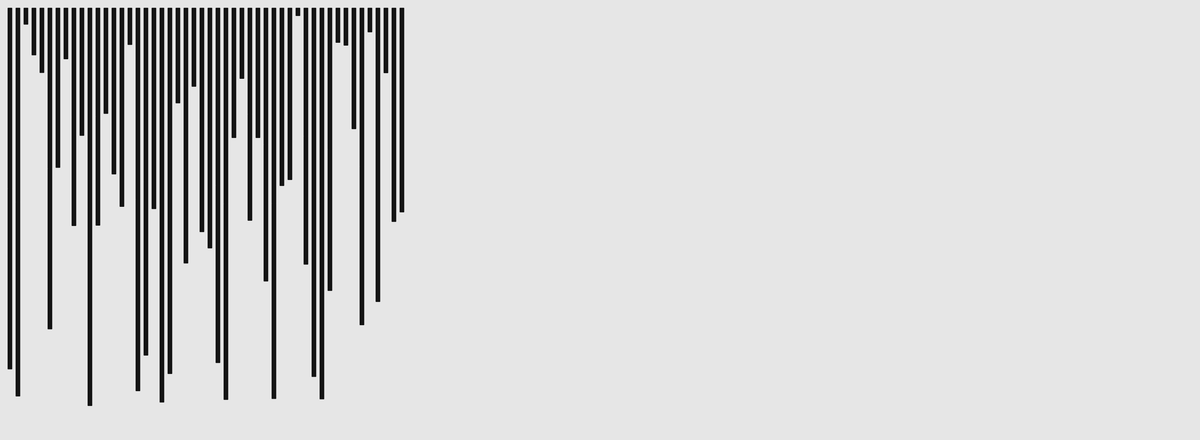
Frame 1 (no input)
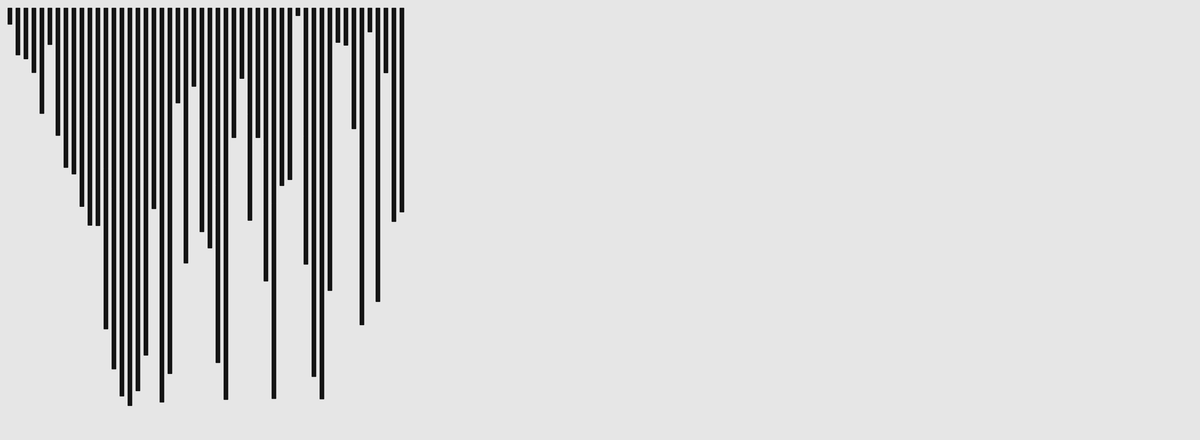
Frame 60 (no input)
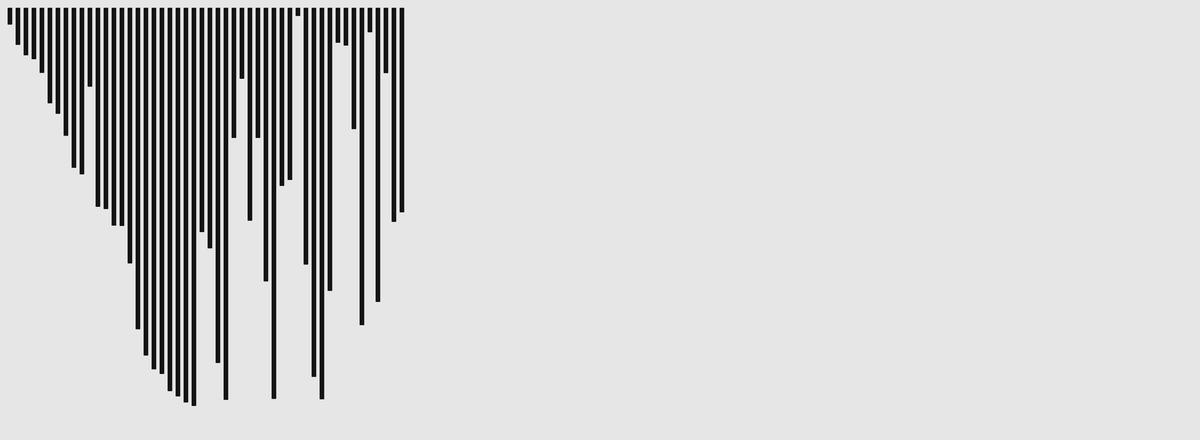
Frame 120 (the mouse pressed at the canvas centre since frame 60)

The p5.js sketch that drew these frames (run headless with seeded random() and noise() and a simulated clock; from frame 60 on, the mouse is pressed at the canvas centre):

// p5.js sketch
// ── sketch.js
let y = 200;
let x = 5;
let stepx = 2;
let stepy = 2;
function setup() {
  // put setup code here
  createCanvas(3000,1100);
  background(230);
  fill(0, 102, 153, 51);
  let x = 20;
  let y = 20;
  frameRate(30);
  arrayy  = new AlgArray();
  arrayy.createRandom();
  // left_point = 0
  // right_point = arrayy.length;
  // step = 1;
  index = 0;

}

function draw() {
  // put drawing code here
  fill(20);
  background(230);
  
  arrayy.draw();
  arrayy.bubbleSortStep();
  // arrayy.mergeSortStep(step);
  // step ++;

}

function AlgArray () {

  this.array = [];

  this.draw = function () {
    let lineX = 20;
    this.array.forEach(element => {
      rect(lineX, 20, 10, element*10);
      lineX += 20;
    })
  }

  this.createRandom = function() {

    for (let i = 0; i < 50; i++){
      this.array.push(Math.random() * 100);
    }
  }

  this.createSorted = function() {
    for (let i = 0; i < 50; i++){
      this.array.push(i * 2);
    }
  }

  this.createSortedReverse = function () {
    for (let i = 50; i > 0; i--){
      this.array.push(i * 2);
    }
  }

  this.bubbleSortStep = function () {
    let index = 0;
    let updated = false;


    while(!updated && index !== this.array.length){

    console.log(this.array);
      if(this.array[index] > this.array[index + 1]){
        let temp = this.array[index];
        this.array[index] = this.array[index + 1];
        this.array[index + 1] = temp;
      
        updated = true;
      }

      index ++;

    }
  }
  

  this.insertionSort = function () {
    let updated = false;
    let pindex = index;
    console.log(this.array);
    while(!updated && pindex > 0){
      if(this.array[index] > this.array[pindex - 1]){
        let temp = this.array[index];
        this.array[index] = this.array[pindex - 1];
        this.array[index - 1] = temp;
      
        updated = true;
      }
      pindex ++;
    }

      index ++;

  }

  // this.mergeSortStep = function (step) {
  //  if (step === 1){

  //   for (let i = 0 ; i < this.array.length; i++){
  //     this.array[i] = [this.array[i]];
  //   }
  //   console.log(this.array);
  //  }

  //   if (step === 2) {
  //     for (let i = left_point; i < right_point ; i++){
  //       if (this.array[left_point] <this.array[right_point]){

  //         left_point = 
  //       }
  //     }
  //   }


  // }
}
